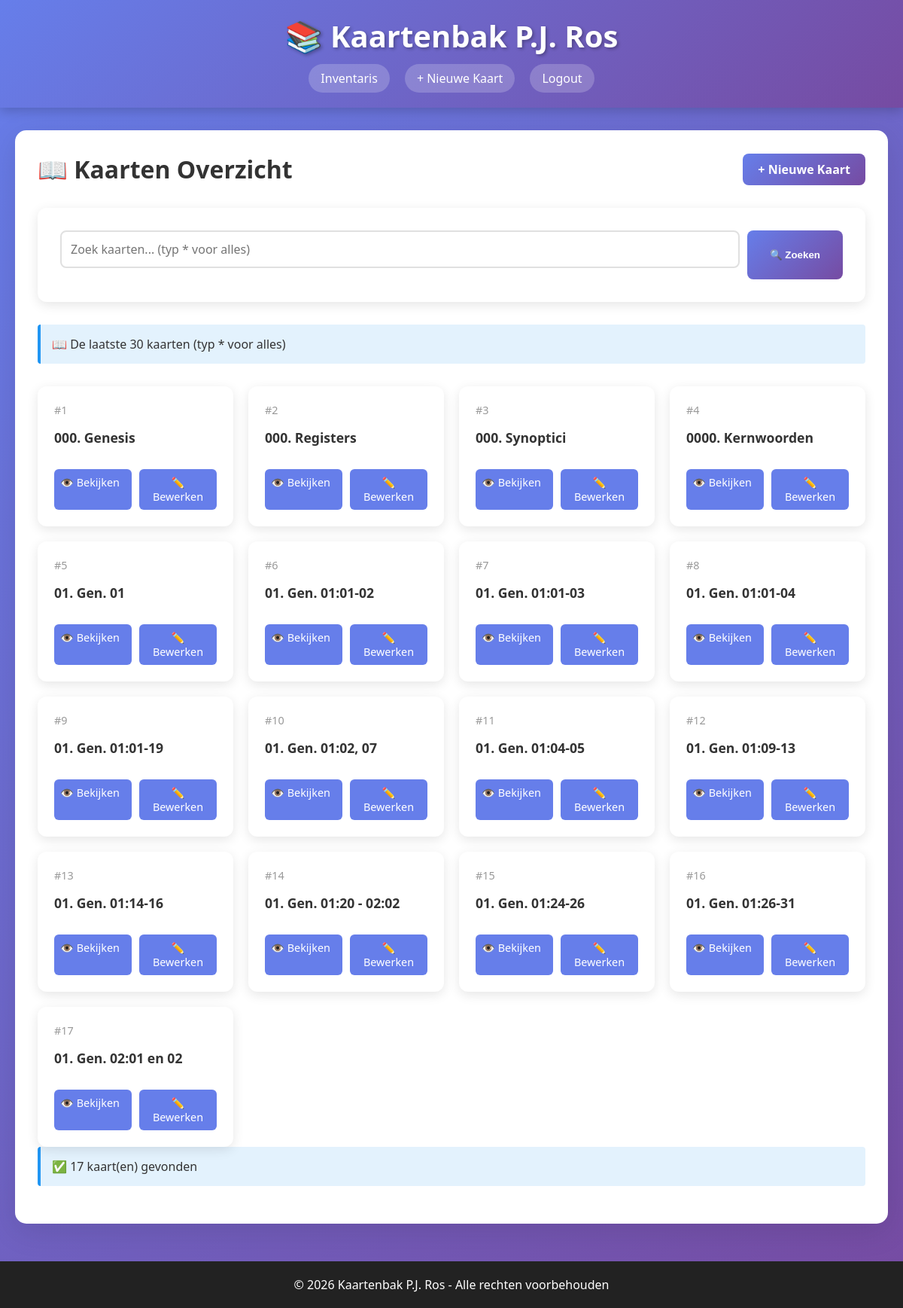
Page /pages/inventaris.php on the committed database.
### tables this page shows
CREATE TABLE IF NOT EXISTS kernen (
    id INT AUTO_INCREMENT PRIMARY KEY,
    title VARCHAR(255) NOT NULL UNIQUE,
    content LONGTEXT,
    created_at TIMESTAMP DEFAULT CURRENT_TIMESTAMP,
    updated_at TIMESTAMP DEFAULT CURRENT_TIMESTAMP ON UPDATE CURRENT_TIMESTAMP
);

### pages/inventaris.php (the view, shortened to what this page needs)
<?php
$db = connect_db();
?>
<!DOCTYPE html>
<html lang="nl">
<head>
    <link href='../public/css/abonn.css' type='text/css' rel='stylesheet'>
</head>
<body>
    <header>
        <h1>📚 Kaartenbak P.J. Ros</h1>
        <nav>
            <a href="inventaris.php">Inventaris</a>
            <a href="kaart.php?actie=nieuw">+ Nieuwe Kaart</a>
            <a href="../index.php?logout=1">Logout</a>
        </nav>
    </header>
    <div class="container">
        <div class="dashboard">
            <div class="dashboard-header">
                <h2>📖 Kaarten Overzicht</h2>
                <div class="btn-group">
                    <a href="kaart.php?actie=nieuw" class="btn btn-primary">+ Nieuwe Kaart</a>
                </div>
            </div>
            <div class="search-bar">
                <form method='post' style="display: flex; gap: 10px; width: 100%;">
                    <input type='text' name='zoekstring' placeholder='Zoek kaarten... (typ * voor alles)' value="<?php echo isset($_REQUEST['zoekstring']) ? htmlspecialchars($_REQUEST['zoekstring']) : ''; ?>">
                    <button type="submit" name="zoek">🔍 Zoeken</button>
                </form>
            </div>
            <?php
            if (isset($_REQUEST['zoekstring'])) {
                if ($_REQUEST['zoekstring'] == '*') {
                    echo "<div class='info-box'>📋 Alle kaarten zijn afgebeeld</div>";
                    $stmt = $db->prepare("SELECT id, title FROM kernen ORDER BY title ASC");
                } else if ($_REQUEST['zoekstring'] != '') {
                    echo "<div class='info-box'>🔍 Zoekresultaten voor: <strong>" . htmlspecialchars($_REQUEST['zoekstring']) . "</strong></div>";
                    $stmt = $db->prepare("SELECT id, title FROM kernen WHERE title LIKE ? ORDER BY title ASC");
                    $search = "%" . $_REQUEST['zoekstring'] . "%";
                    $stmt->bind_param("s", $search);
                } else {
                    echo "<div class='info-box'>📖 De laatste 30 kaarten (typ * voor alles)</div>";
                    $stmt = $db->prepare("SELECT id, title FROM kernen ORDER BY title ASC LIMIT 30");
                }
            } else {
                echo "<div class='info-box'>📖 De laatste 30 kaarten (typ * voor alles)</div>";
                $stmt = $db->prepare("SELECT id, title FROM kernen ORDER BY title ASC LIMIT 30");
            }
            if (!$stmt->execute()) {
                die("<div class='warning-box'>❌ Query fout: " . $stmt->error . "</div>");
            }
            $result = $stmt->get_result();
            $kaarten = $result->fetch_all(MYSQLI_ASSOC);
            if (count($kaarten) > 0) {
                echo "<div class='cards-grid'>";
                foreach ($kaarten as $kaart) {
                    echo "<div class='card'>";
                    echo "<div class='card-id'>#" . htmlspecialchars($kaart['id']) . "</div>";
                    echo "<div class='card-title'>" . htmlspecialchars($kaart['title']) . "</div>";
                    echo "<div class='card-actions'>";
                    echo "<a href='kaart.php?actie=bekijken&id=" . htmlspecialchars($kaart['id']) . "' class='card-actions edit-btn'>👁️ Bekijken</a>";
                    echo "<a href='kaart.php?actie=wijzigen&id=" . htmlspecialchars($kaart['id']) . "' class='card-actions edit-btn'>✏️ Bewerken</a>";
                    echo "</div>";
                    echo "</div>";
                }
                echo "</div>";
                echo "<div class='info-box'>✅ " . count($kaarten) . " kaart(en) gevonden</div>";
            } else {
                echo "<div class='warning-box'>⚠️ Geen kaarten gevonden in de database. De database is leeg of de tabel 'kernen' bestaat niet.</div>";
            }
            ?>
        </div>
    </div>
    <footer>
        <p>&copy; 2026 Kaartenbak P.J. Ros - Alle rechten voorbehouden</p>
    </footer>
</body>
</html>

### public/css/abonn.css (style rules this page uses)
* { margin: 0; padding: 0; box-sizing: border-box; }
html, body { height: 100%; }
body { font-family: 'Segoe UI', Tahoma, Geneva, Verdana, sans-serif; background: linear-gradient(135deg, #667eea 0%, #764ba2 100%); color: #333; min-height: 100vh; }
header { background: linear-gradient(135deg, #667eea 0%, #764ba2 100%); color: white; padding: 20px 0; box-shadow: 0 4px 15px rgba(0, 0, 0, 0.2); position: sticky; top: 0; z-index: 1000; }
header h1 { text-align: center; font-size: 2.5rem; margin-bottom: 10px; text-shadow: 2px 2px 4px rgba(0, 0, 0, 0.3); }
nav { display: flex; justify-content: center; gap: 20px; flex-wrap: wrap; padding: 0 20px; }
nav a { color: white; text-decoration: none; padding: 8px 16px; border-radius: 20px; background: rgba(255, 255, 255, 0.2); transition: all 0.3s ease; font-weight: 500; }
.container { max-width: 1200px; margin: 30px auto; padding: 0 20px; }
.dashboard { background: white; border-radius: 15px; padding: 30px; box-shadow: 0 10px 40px rgba(0, 0, 0, 0.1); margin-bottom: 30px; }
.dashboard-header { display: flex; justify-content: space-between; align-items: center; margin-bottom: 30px; flex-wrap: wrap; gap: 15px; }
.dashboard-header h2 { color: #333; font-size: 2rem; }
.btn-group { display: flex; gap: 10px; flex-wrap: wrap; }
.btn, button { padding: 10px 20px; border: none; border-radius: 8px; cursor: pointer; font-weight: 600; transition: all 0.3s ease; text-decoration: none; display: inline-block; }
.btn-primary { background: linear-gradient(135deg, #667eea 0%, #764ba2 100%); color: white; }
.search-bar { display: flex; gap: 10px; margin-bottom: 30px; flex-wrap: wrap; }
.search-bar input { flex: 1; min-width: 200px; padding: 12px 15px; border: 2px solid #e0e0e0; border-radius: 8px; font-size: 16px; }
.search-bar button { padding: 12px 30px; background: linear-gradient(135deg, #667eea 0%, #764ba2 100%); color: white; border: none; border-radius: 8px; cursor: pointer; font-weight: 600; }
.cards-grid { display: grid; grid-template-columns: repeat(auto-fill, minmax(250px, 1fr)); gap: 20px; margin-top: 30px; }
.card { background: white; border-radius: 12px; padding: 20px; box-shadow: 0 4px 15px rgba(0, 0, 0, 0.1); transition: all 0.3s ease; border: 2px solid transparent; }
.card-title { font-size: 1.1rem; font-weight: 600; color: #333; margin-bottom: 15px; word-break: break-word; }
.card-id { color: #999; font-size: 0.9rem; margin-bottom: 15px; }
.card-actions { display: flex; gap: 10px; margin-top: 15px; }
.card-actions a { flex: 1; padding: 8px; border-radius: 6px; text-align: center; text-decoration: none; font-size: 0.9rem; transition: all 0.3s ease; }
.card-actions .edit-btn { background: #667eea; color: white; }
form { background: white; padding: 30px; border-radius: 12px; box-shadow: 0 4px 15px rgba(0, 0, 0, 0.1); }
form input[type="text"], form input[type="email"], form textarea, form select { width: 100%; padding: 12px; border: 2px solid #e0e0e0; border-radius: 8px; font-size: 16px; margin-bottom: 15px; font-family: inherit; }
.info-box { background: #e3f2fd; border-left: 4px solid #2196f3; padding: 15px; border-radius: 4px; margin-bottom: 20px; }
footer { background: #222; color: white; text-align: center; padding: 20px; margin-top: 50px; }

### rows in the picture
kernen: id "1", title "000. Genesis"
kernen: id "2", title "000. Registers"
kernen: id "3", title "000. Synoptici"
kernen: id "4", title "0000. Kernwoorden"
kernen: id "5", title "01. Gen. 01"
kernen: id "6", title "01. Gen. 01:01-02"
kernen: id "7", title "01. Gen. 01:01-03"
kernen: id "8", title "01. Gen. 01:01-04"
kernen: id "9", title "01. Gen. 01:01-19"
kernen: id "10", title "01. Gen. 01:02, 07"
kernen: id "11", title "01. Gen. 01:04-05"
kernen: id "12", title "01. Gen. 01:09-13"
kernen: id "13", title "01. Gen. 01:14-16"
kernen: id "14", title "01. Gen. 01:20 - 02:02"
kernen: id "15", title "01. Gen. 01:24-26"
kernen: id "16", title "01. Gen. 01:26-31"
kernen: id "17", title "01. Gen. 02:01 en 02"

### other values in the picture
count($kaarten) "17"
